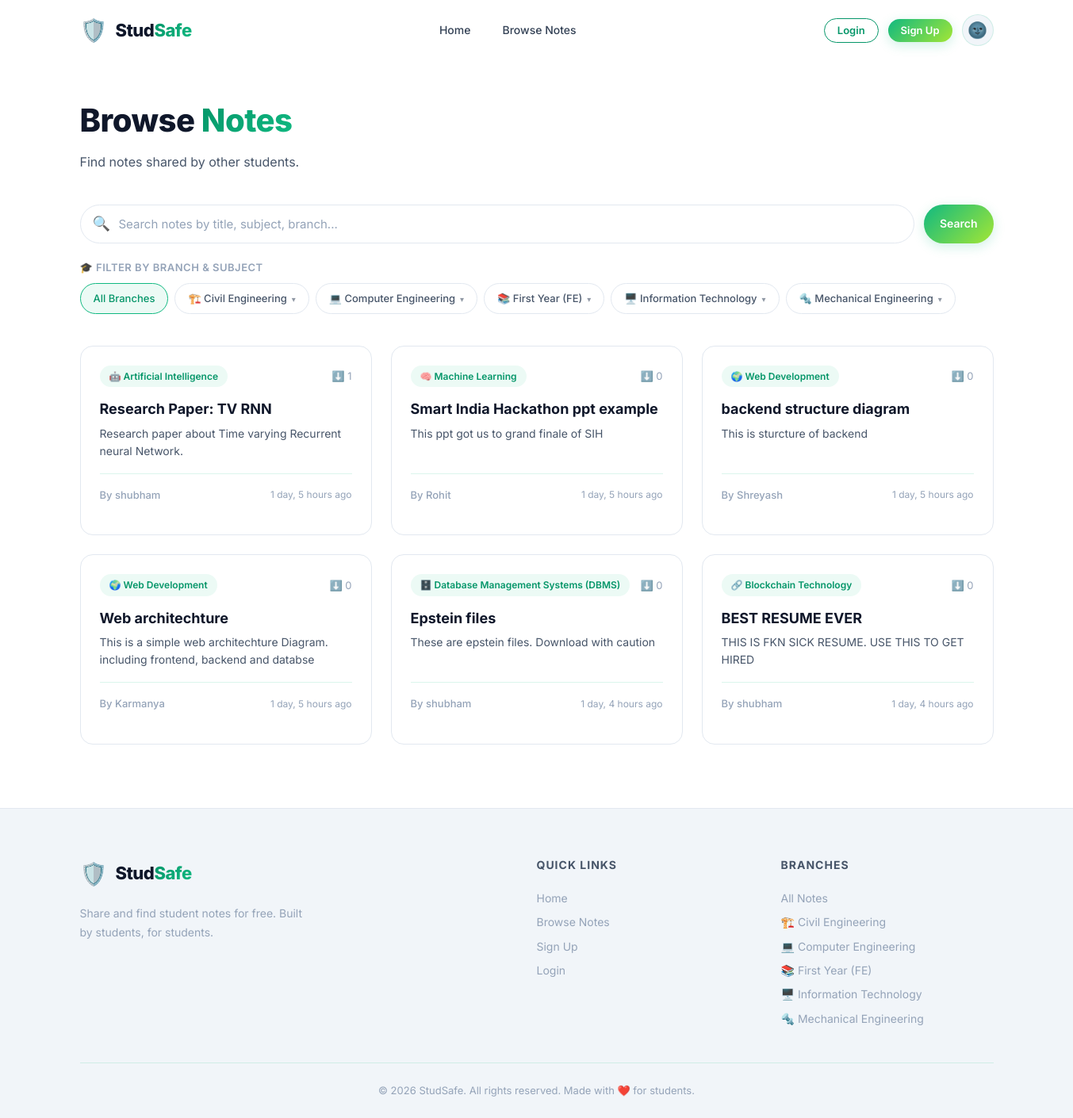
/browse/, run on an earlier commit of the app's database.
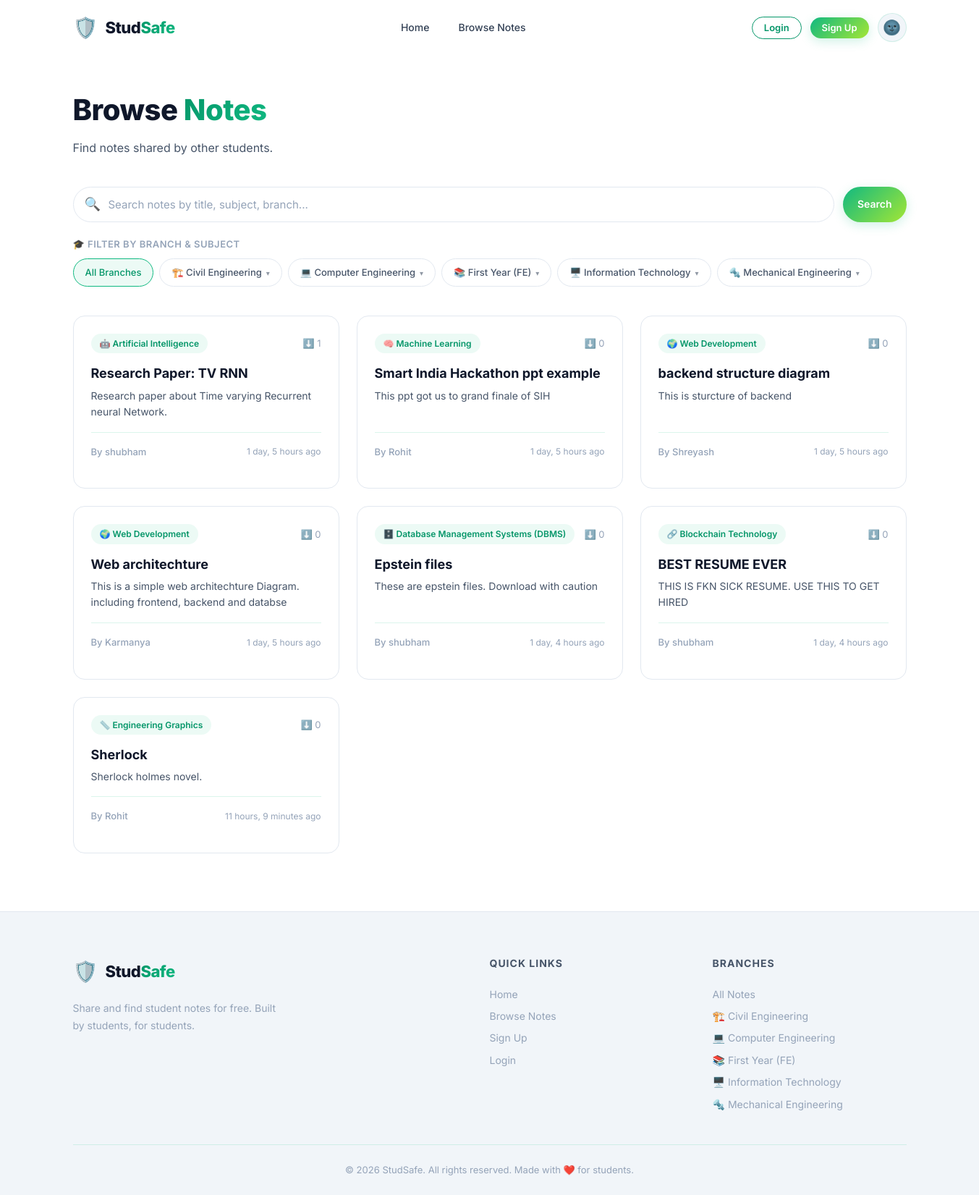
And on a later commit of the database.
### studapp/models.py (models this page shows, shortened)
class Branch(models.Model):
    name = models.CharField(max_length=150, unique=True)
    icon = models.CharField(max_length=50, default='🎓')
    created_at = models.DateTimeField(auto_now_add=True)
    class Meta:
        ordering = ['name']
        verbose_name_plural = 'Branches'

class Note(models.Model):
    title = models.CharField(max_length=200)
    description = models.TextField(blank=True, default='')
    subject = models.ForeignKey(Subject, on_delete=models.CASCADE, related_name='notes')
    uploaded_by = models.ForeignKey(User, on_delete=models.CASCADE, related_name='notes')
    file = models.FileField(upload_to='notes/%Y/%m/%d/')
    created_at = models.DateTimeField(auto_now_add=True)
    updated_at = models.DateTimeField(auto_now=True)
    downloads = models.PositiveIntegerField(default=0)
    class Meta:
        ordering = ['-created_at']

class Subject(models.Model):
    name = models.CharField(max_length=100)
    branch = models.ForeignKey(Branch, on_delete=models.CASCADE, related_name='subjects', null=True, blank=True)
    icon = models.CharField(max_length=50, default='📘')
    description = models.TextField(blank=True, default='')
    created_at = models.DateTimeField(auto_now_add=True)
    class Meta:
        ordering = ['branch__name', 'name']

### studapp/views.py (the view)
# urls.py: path('browse/', views.browse_notes, name='browse'),
def browse_notes(request):
    notes = Note.objects.select_related('subject', 'subject__branch', 'uploaded_by').prefetch_related('comments', 'comments__user').annotate(comment_count=Count('comments'))
    branches = Branch.objects.annotate(note_count=Count('subjects__notes'))
    subjects = Subject.objects.select_related('branch').annotate(note_count=Count('notes'))
    branch_id = request.GET.get('branch')
    subject_id = request.GET.get('subject')
    query = request.GET.get('q', '')
    if branch_id:
        notes = notes.filter(subject__branch_id=branch_id)
        subjects = subjects.filter(branch_id=branch_id)
    if subject_id:
        notes = notes.filter(subject_id=subject_id)
    if query:
        notes = notes.filter(
            Q(title__icontains=query) | Q(description__icontains=query) |
            Q(subject__name__icontains=query) | Q(subject__branch__name__icontains=query)
        )
    page_obj = Paginator(notes, 12).get_page(request.GET.get('page'))
    bookmarked_ids = []
    if request.user.is_authenticated:
        bookmarked_ids = list(Bookmark.objects.filter(user=request.user).values_list('note_id', flat=True))
    return render(request, 'browse.html', {
        'notes': page_obj,
        'page_obj': page_obj,
        'branches': branches,
        'subjects': subjects,
        'current_branch': branch_id,
        'current_subject': subject_id,
        'search_query': query,
        'bookmarked_ids': bookmarked_ids,
    })

### studapp/context_processors.py (called while the page is built)
def branches_context(request):
    return {'branches': Branch.objects.all()}

### studapp/templates/browse.html (shortened to what this page needs)
{% extends 'base.html' %}
{% block content %}
<section class="browse-section" id="browse-section">
    <div class="section-container">
        <div class="browse-header" id="browse-header">
            <div>
                <h1 class="page-title">Browse <span class="gradient-text">Notes</span></h1>
                <p class="page-subtitle">Find notes shared by other students.</p>
            </div>
        </div>
        <div class="browse-filters" id="browse-filters">
            <form method="get" class="search-form" id="search-form">
                <div class="search-input-wrap">
                    <span class="search-icon">🔍</span>
                    <input type="text" name="q" class="search-input"
                        placeholder="Search notes by title, subject, branch..." value="{{ search_query }}"
                        id="search-input">
                </div>
                <button type="submit" class="btn btn-primary" id="search-submit">Search</button>
            </form>
            <div class="filter-row" id="filter-row">
                <label class="filter-label">🎓 Filter by Branch & Subject</label>
                <div class="branch-filters" id="branch-filters">
                    <a href="{% url 'browse' %}{% if search_query %}?q={{ search_query }}{% endif %}"
                        class="filter-chip {% if not current_branch %}active{% endif %}" id="filter-branch-all">
                        All Branches
                    </a>
                    {% for branch in branches %}
                    <div class="branch-dropdown" id="branch-dropdown-{{ branch.id }}">
                        <a href="{% url 'browse' %}?branch={{ branch.id }}{% if search_query %}&q={{ search_query }}{% endif %}"
                            class="filter-chip branch-chip {% if current_branch == branch.id|stringformat:'d' %}active{% endif %}"
                            id="filter-branch-{{ branch.id }}">
                            {{ branch.icon }} {{ branch.name }}
                            <span class="chip-arrow">▾</span>
                        </a>
                    </div>
                    {% endfor %}
                </div>
            </div>
        </div>
        {% if notes %}
        <div class="notes-grid" id="notes-grid">
            {% for note in notes %}
            <div class="note-card note-card-clickable" id="note-{{ note.id }}"
                onclick="openNoteModal(this)"
                data-title="{{ note.title|escapejs }}"
                data-description="{{ note.description|escapejs }}"
                data-subject="{{ note.subject.icon }} {{ note.subject.name }}"
                data-branch="{{ note.subject.branch.name }}"
                data-author="{{ note.uploaded_by.first_name|default:note.uploaded_by.username }}"
                data-date="{{ note.created_at|timesince }} ago"
                data-downloads="{{ note.downloads }}"
                data-preview-url="{% url 'preview' note.id %}"
                data-download-url="{% url 'download' note.id %}"
                data-comment-count="{{ note.comment_count }}">
                <div class="note-card-header">
                    <span class="note-subject-badge">{{ note.subject.icon }} {{ note.subject.name }}</span>
                    <span class="note-downloads">⬇️ {{ note.downloads }}</span>
                </div>
                <h3 class="note-title">{{ note.title }}</h3>
                <p class="note-desc">{{ note.description|truncatewords:20 }}</p>
                <div class="note-card-footer">
                    <span class="note-author">By {{ note.uploaded_by.first_name }}</span>
                    <span class="note-date">{{ note.created_at|timesince }} ago</span>
                </div>
            </div>
            {% endfor %}
        </div>
        {% endif %}
    </div>
</section>
{% endblock %}

### studapp/templates/base.html (shortened to what this page needs)
{% load static %}
<!DOCTYPE html>
<html lang="en" data-theme="light">
<head>
    <link rel="stylesheet" href="{% static 'style.css' %}?v=3">
</head>
<body>
    <nav class="navbar" id="main-navbar">
        <div class="nav-container">
            <a href="{% url 'home' %}" class="nav-logo" id="nav-logo">
                <span class="logo-icon">🛡️</span>
                <span class="logo-text">Stud<span class="logo-accent">Safe</span></span>
            </a>
            <div class="nav-links" id="nav-links">
                <a href="{% url 'home' %}" class="nav-link" id="nav-home">Home</a>
                <a href="{% url 'browse' %}" class="nav-link" id="nav-browse">Browse Notes</a>
            </div>
            <div class="nav-actions" id="nav-actions">
                {% if user.is_authenticated %}
                <span class="nav-greeting">Hey, <strong>{{ user.first_name }}</strong> 👋</span>
                <a href="{% url 'logout' %}" class="btn btn-outline btn-sm" id="nav-logout">Logout</a>
                {% else %}
                <a href="{% url 'login' %}" class="btn btn-outline btn-sm" id="nav-login">Login</a>
                <a href="{% url 'signup' %}" class="btn btn-primary btn-sm" id="nav-signup">Sign Up</a>
                {% endif %}
                <button class="theme-toggle" id="theme-toggle" title="Switch theme">
                    <span class="theme-toggle-icon">🌚</span>
                </button>
            </div>
        </div>
    </nav>
    <main class="main-content" id="main-content">
        {% block content %}{% endblock %}
    </main>
    <footer class="footer" id="main-footer">
        <div class="footer-container">
            <div class="footer-grid">
                <div class="footer-brand">
                    <div class="footer-logo">
                        <span class="logo-icon">🛡️</span>
                        <span class="logo-text">Stud<span class="logo-accent">Safe</span></span>
                    </div>
                    <p class="footer-desc">Share and find student notes for free. Built by students, for students.</p>
                </div>
                <div class="footer-links-group">
                    <h4>Quick Links</h4>
                    <a href="{% url 'home' %}">Home</a>
                    <a href="{% url 'browse' %}">Browse Notes</a>
                    {% if user.is_authenticated %}
                    <a href="{% url 'upload' %}">Upload Notes</a>
                    <a href="{% url 'dashboard' %}">Dashboard</a>
                    {% else %}
                    <a href="{% url 'signup' %}">Sign Up</a>
                    <a href="{% url 'login' %}">Login</a>
                    {% endif %}
                </div>
                <div class="footer-links-group">
                    <h4>Branches</h4>
                    <a href="{% url 'browse' %}">All Notes</a>
                    {% for branch in branches %}
                    <a href="{% url 'browse' %}?branch={{ branch.id }}">{{ branch.icon }} {{ branch.name }}</a>
                    {% endfor %}
                </div>
            </div>
            <div class="footer-bottom">
                <p>&copy; 2026 StudSafe. All rights reserved. Made with ❤️ for students.</p>
            </div>
        </div>
    </footer>
</body>
</html>

What changed in the data, as far as the page shows it:
added Note: subject.icon "📏", subject.name "Engineering Graphics", downloads "0", title "Sherlock", description "Sherlock holmes novel.", uploaded_by.first_name "Rohit", created_at "11 hours, 9 minutes"
